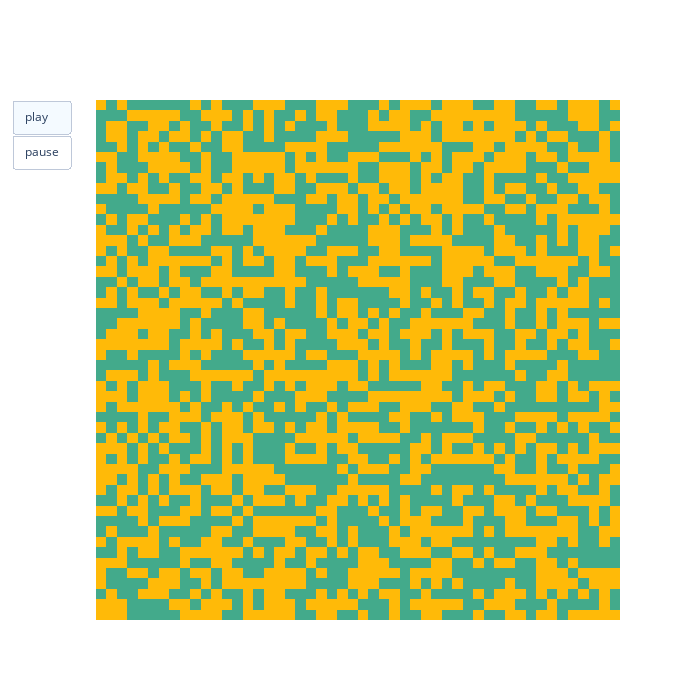

The notebook cell saved with this chart:
### Code cell
N = 50
colors = ((0, "#ffba08"), (1, "#43aa8b"))

states = [np.random.randint(0, 2, (50, 50)) for _ in range(N)]
first_plot = go.Heatmap(z=states[0], colorscale=colors)
frames = [go.Frame(data=go.Heatmap(z=state)) for state in states[1:]]

fig = go.Figure(data=first_plot, frames=frames)
fig.update_traces(showscale=False)
fig.update_layout(width=700,
                  height=700,
                  xaxis_visible=False,
                  yaxis_visible=False)

buttons = [{"args": [None], "label": "play", "method": "animate"},
           {"args": [[None], {"frame": {"duration": 0, "redraw": False},
                              "mode": "immediate",
                              "transition": {"duration": 0}}],
            "label": "pause",
            "method": "animate"}]

fig.update_layout(updatemenus=[dict(type="buttons",
                                    visible=True,
                                    buttons=buttons)])
fig.show()

### Figure 1 — Plotly figure (JSON) as saved in the notebook; plotly's stock layout.template omitted (floating-point values rounded to 4 significant figures; data arrays with more than 128 entries replaced by an {"elided": "..."} marker saying what was removed)
{"data": [{"colorscale": [[0, "#ffba08"], [1, "#43aa8b"]], "showscale": false, "type": "heatmap", "z": {"elided": "50x50 int values"}}], "layout": {"height": 700, "updatemenus": [{"buttons": [{"args": [null], "label": "play", "method": "animate"}, {"args": [[null], {"frame": {"duration": 0, "redraw": false}, "mode": "immediate", "transition": {"duration": 0}}], "label": "pause", "method": "animate"}], "type": "buttons", "visible": true}], "width": 700, "xaxis": {"visible": false}, "yaxis": {"visible": false}}}
